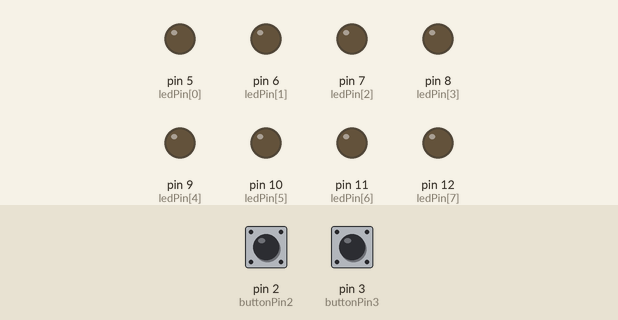
Simulated run of this sketch. Board: Arduino Uno, built with avr-gcc and run on an emulated ATmega328P. On the bench: output pins drawn as LEDs (lit = HIGH). Inputs (shaded band) come from the test bench; at power-on: pin 2 (buttonPin2) LOW, pin 3 (buttonPin3) LOW.

Above: at 1.2 s.
1.3 s: pin 2 (buttonPin2) pulled HIGH for 3.2 s
At 5.3 s:
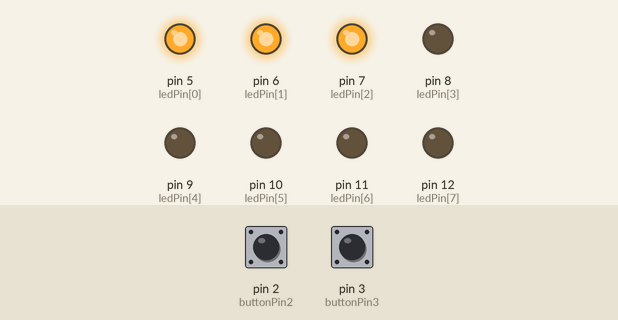
6.0 s: pin 2 (buttonPin2) pulled HIGH for 0.15 s
At 6.6 s:
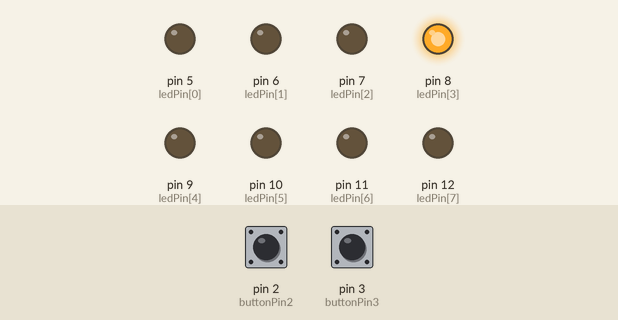
7.6 s: pin 2 (buttonPin2) pulled HIGH for 1 s
At 9.4 s:
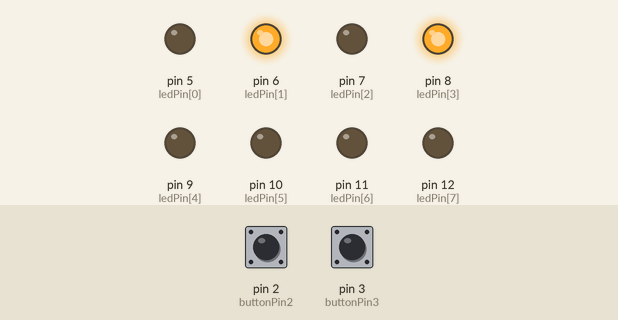
10.1 s: pin 2 (buttonPin2) pulled HIGH for 0.15 s
At 10.9 s:
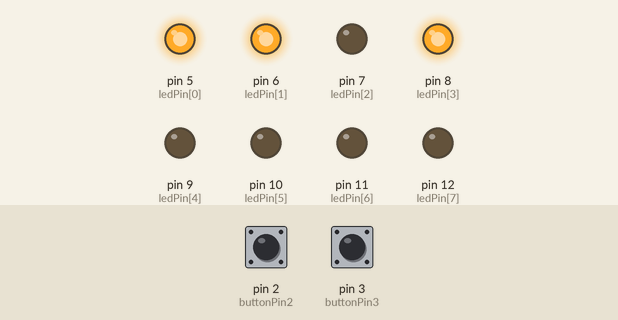
11.7 s: pin 2 (buttonPin2) pulled HIGH for 0.15 s
At 12.2 s:
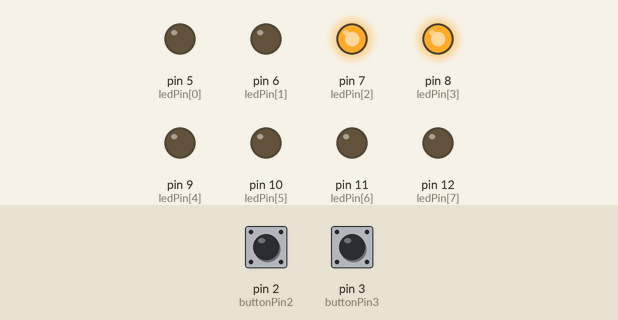
13.3 s: pin 2 (buttonPin2) pulled HIGH for 1 s
At 15.0 s:
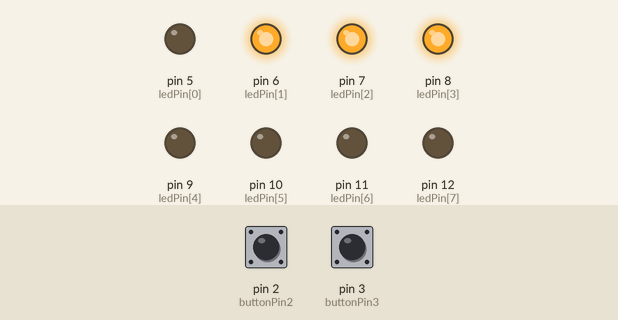
Timing chart, 0 to 16.5 s (numbered marks = the images above; inputs shaded):
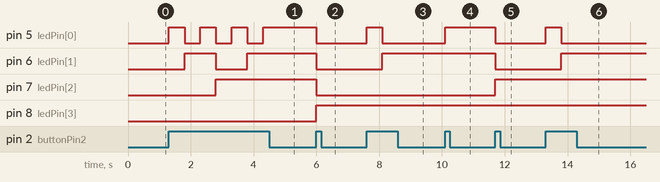

Measured:
- after the input at 1.3 s, pin 5 (ledPin[0]): alternates HIGH for 0.50 s and LOW for 0.50 s, 7 changes in all, then stays HIGH, starting at once; pin 6 (ledPin[1]): LOW → HIGH after 0.50 s, → LOW 1.0 s later, → HIGH 1.0 s later; pin 7 (ledPin[2]): LOW → HIGH after 1.5 s
- after the input at 6.0 s, pin 5 (ledPin[0]), pin 6 (ledPin[1]), pin 7 (ledPin[2]): HIGH → LOW at once; pin 8 (ledPin[3]): LOW → HIGH at once
- after the input at 7.6 s, pin 5 (ledPin[0]): LOW → HIGH at once, → LOW 0.50 s later; pin 6 (ledPin[1]): LOW → HIGH after 0.50 s
- after the input at 10.1 s, pin 5 (ledPin[0]): LOW → HIGH at once
- after the input at 11.7 s, pin 5 (ledPin[0]), pin 6 (ledPin[1]): HIGH → LOW at once; pin 7 (ledPin[2]): LOW → HIGH at once
- after the input at 13.3 s, pin 5 (ledPin[0]): LOW → HIGH at once, → LOW 0.50 s later; pin 6 (ledPin[1]): LOW → HIGH after 0.50 s

The sketch:

2.003.ino
```cpp
/**********************************************************************************
**                                                                               **
**                              Array de 8 LEDs                                  **
**                                                                               **
**                                                                               **
**********************************************************************************/

//********** Includes *************************************************************

//********** Variables ************************************************************
const int ledPin[] = {5, 6, 7, 8, 9, 10, 11, 12};   // donar nom en un array als pins
const int buttonPin2 = 2;             // donar nom al pin 2 de l’Arduino
const int buttonPin3 = 3;             // donar nom al pin 3 de l’Arduino
boolean buttonEstat2 = LOW;           // definir variable d'estat pel polsador
boolean buttonEstat3 = LOW;           // definir variable d'estat pel polsador

int ledNum = 8;                   // definir variable de número de leds
int num = 0;                      // definir variable del número a mostrar

//********** Setup ****************************************************************
void setup()
{
  for(int i = 0; i < ledNum; i++) // definir els pins com sortides
  {
    pinMode(ledPin[i], OUTPUT);
  }
  pinMode(buttonPin2, INPUT);      // definir el pin 2 com una entrada
  pinMode(buttonPin3, INPUT);      // definir el pin 3 com una entrada
  for(int j = 0; j < ledNum ; j++)     // els leds mostren incialment 0
    {
      digitalWrite(ledPin[j], 0);
    }
}

//********** Loop *****************************************************************
void loop()
{
  buttonEstat2 = digitalRead(buttonPin2);
  if (buttonEstat2 == HIGH)
  {
    num = num + 1;                 // incrementar el número a mostrar
    if (num == 256)       // quan ja ha ensenyat el 255 tornar al 0
           {
              num = 0;
           }
    for(int j = 0; j < ledNum ; j++)   // actualitzar estat leds per mostrar número
    {
      digitalWrite(ledPin[j], bitRead(num, j)); // del "num" llegeix bit per bit (per aixo els 4 cops) si hi ha un 0 o un 1,i escriu el resultat
    }
    delay(500);    // per evitar que en una pulsació curta salti més d'un número
  }

  buttonEstat3 = digitalRead(buttonPin3);
  if (buttonEstat3 == HIGH)
  {
    num = num - 1;                 // decrementa el número a mostrar
    if (num < 0)       // quan ja ha ensenyat el 0 tornar al 255
           {
              num = 255;
           }
    for(int j = 0; j < ledNum ; j++)   // actualitzar estat leds per mostrar número
    {
      digitalWrite(ledPin[j], bitRead(num, j)); // del "num" llegeix bit per bit (per aixo els 8 cops) si hi ha un 0 o un 1,i escriu el resultat
    }
    delay(500);    // per evitar que en una pulsació curta salti més d'un número
  }
}

//********** Funcions *************************************************************
```
